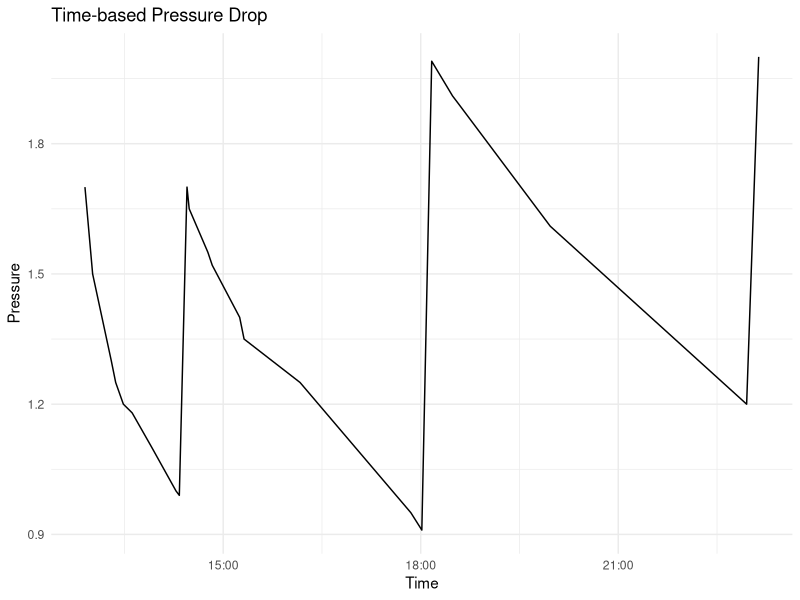

Source code (R):
#!/usr/bin/env Rscript
# get filename to work on
# test if there is at least one argument: if not, return an error
if (interactive()) {
  interactive <- interactive()
  #probably running on my laptop so set these manually for testing through gui (rstudio)
  filename <- "heating.svg"
  setwd("/Users/seandonnellan/Documents/Github/donnels/r/data")
} else {
  #probably running in a docker or similar
  args <- commandArgs(trailingOnly = TRUE)
  if (length(args)==0) {
    stop("At least one argument must be supplied (input file)", call.=FALSE)
  } else {
    filename <- args[1]
  }
}

#Load Libraries
libs = c("ggplot2")
for (i in libs){
  if( !is.element(i, .packages(all.available = TRUE)) ) {
    install.packages(i)
  }
  library(i,character.only = TRUE)
}


# Create a data frame from the given time and pressure readings
data <- data.frame(
  time = c("12:54", "13:01", "13:18", "13:22", "13:29", "13:37", "13:55", "14:17", "14:20", "14:27", "14:29", "14:46", "14:50", "15:15", "15:19", "16:10", "17:51", "18:01", "18:10", "18:29", "18:35", "19:58", "22:57", "23:08"),
  pressure = c(1.7, 1.5, 1.3, 1.25, 1.2, 1.18, 1.1, 1.0, 0.99, 1.7, 1.65, 1.55, 1.52, 1.4, 1.35, 1.25, 0.95, 0.91, 1.99, 1.91, 1.89, 1.61, 1.2, 2)
)

# Convert time column to POSIXct format
data$time <- as.POSIXct(data$time, format = "%H:%M")
  

# Plot the time-based pressure drop
p <- ggplot(data, aes(x = time, y = pressure)) +
  geom_line() +
  labs(title = "Time-based Pressure Drop",
       x = "Time",
       y = "Pressure") +
  theme_minimal()

# Save the plot as an SVG file
ggsave(filename, plot = p, device = "png")